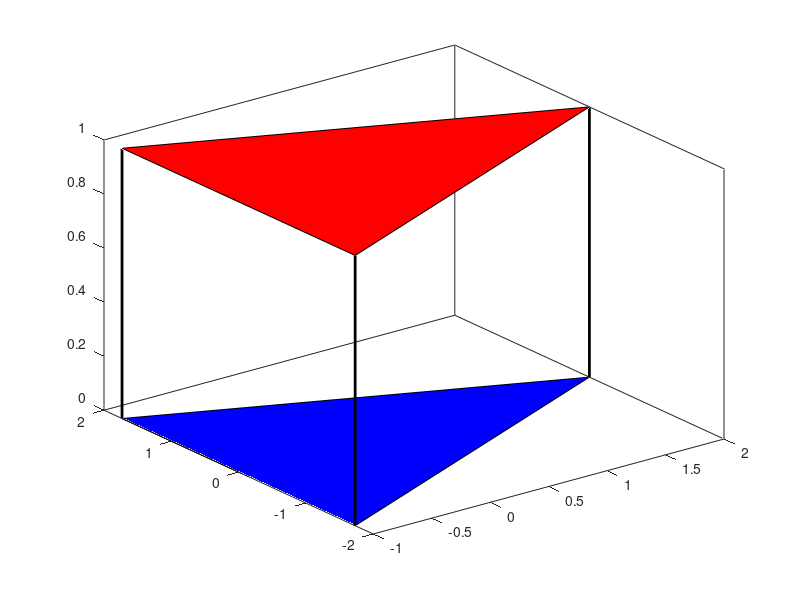

Reproduce this figure in MATLAB.
%specifying coordinates of the base for b=1
%length of side = b * root of 3

b=2
X1 = [b; -b/2; -b/2]
Y1 = [0; b*sqrt(3)/2; -b*sqrt(3)/2]
Z1 = [0; 0; 0]
C1 = ['b'];

%properties of the linear actuators
%length of LA
l1=1;
l2=1;
l3=1;
%angle between LA and base
theta1=pi/2;
theta2=pi/2;
theta3=pi/2;
%calculating coordinates of the platform
X2 = [b-l1*cos(theta1); -b/2+l2*cos(theta2)/2; -b/2+l3*cos(theta2)/2]
Y2 = [0; sqrt(3)*b/2-sqrt(3)*l2*cos(theta2)/2; -sqrt(3)*b/2+sqrt(3)*l3*cos(theta3)/2]
Z2 = [l1*sin(theta1); l2*sin(theta2); l3*sin(theta3)]
C2 = ['r'];
figure
fill3(X1,Y1,Z1,C1,X2,Y2,Z2,C2)
line([X1(1) X2(1)],[Y1(1) Y2(1)],[Z1(1) Z2(1)], 'Color','black','LineWidth',2);
line([X1(2) X2(2)],[Y1(2) Y2(2)],[Z1(2) Z2(2)], 'Color','black','LineWidth',2);
line([X1(3) X2(3)],[Y1(3) Y2(3)],[Z1(3) Z2(3)], 'Color','black','LineWidth',2);